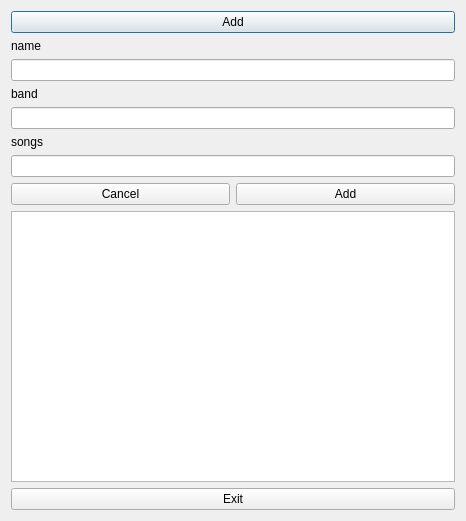
<?xml version="1.0" encoding="UTF-8"?>
<ui version="4.0">
 <class>SecondPage</class>
 <widget class="QDialog" name="SecondPage">
  <property name="geometry">
   <rect>
    <x>0</x>
    <y>0</y>
    <width>466</width>
    <height>521</height>
   </rect>
  </property>
  <property name="windowTitle">
   <string>Dialog</string>
  </property>
  <layout class="QGridLayout" name="gridLayout">
   <item row="0" column="0">
    <widget class="QPushButton" name="pushButton_4">
     <property name="text">
      <string>Add</string>
     </property>
    </widget>
   </item>
   <item row="1" column="0">
    <layout class="QVBoxLayout" name="verticalLayout">
     <item>
      <widget class="QLabel" name="label">
       <property name="text">
        <string>name</string>
       </property>
      </widget>
     </item>
     <item>
      <widget class="QLineEdit" name="name"/>
     </item>
     <item>
      <widget class="QLabel" name="label_2">
       <property name="text">
        <string>band</string>
       </property>
      </widget>
     </item>
     <item>
      <widget class="QLineEdit" name="band"/>
     </item>
     <item>
      <widget class="QLabel" name="label_3">
       <property name="text">
        <string>songs</string>
       </property>
      </widget>
     </item>
     <item>
      <widget class="QLineEdit" name="song"/>
     </item>
     <item>
      <layout class="QHBoxLayout" name="horizontalLayout_4">
       <item>
        <widget class="QPushButton" name="pushButton_7">
         <property name="text">
          <string>Cancel</string>
         </property>
        </widget>
       </item>
       <item>
        <widget class="QPushButton" name="pushButton_3">
         <property name="text">
          <string>Add</string>
         </property>
        </widget>
       </item>
      </layout>
     </item>
    </layout>
   </item>
   <item row="2" column="0">
    <widget class="QTableView" name="tableView"/>
   </item>
   <item row="3" column="0">
    <widget class="QPushButton" name="pushButton">
     <property name="text">
      <string>Exit</string>
     </property>
    </widget>
   </item>
  </layout>
 </widget>
 <resources/>
 <connections/>
</ui>
